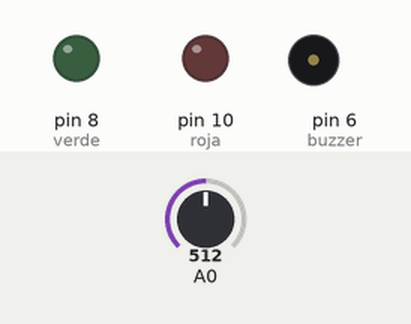
Bench run of a sketch on a simulated Arduino Uno, built with avr-gcc and run on an emulated ATmega328P. Shown: output pins drawn as LEDs (lit = HIGH), buzzer (waves = sounding). Inputs (shaded band) come from the test bench; at power-on: A0 = 512. What the sketch prints to the serial monitor is not drawn.

Above: at 0.07 s.
At 1.3 s:
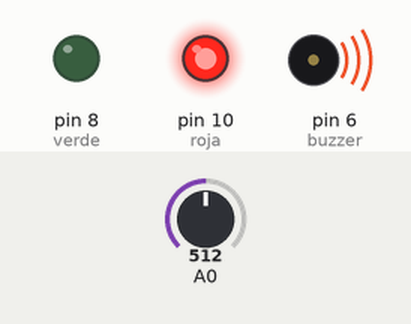
1.4 s: A0 set to 108
3.0 s: A0 set to 95
At 4.7 s:
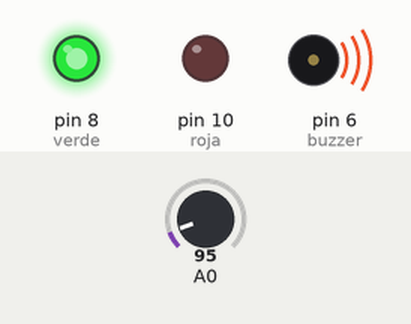
Timing chart, 0 to 6.2 s (numbered marks = the images above; inputs shaded):
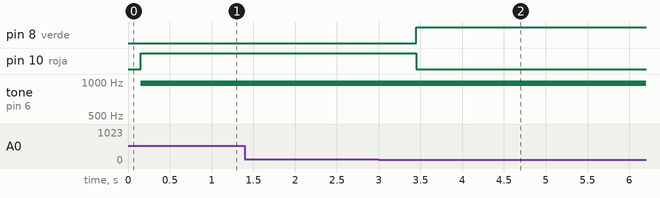

Measured:
- the behaviour switches between 100 and 99 on A0 (found by bisection; images 1 and 2)
- after the input at 1.4 s, every drawn part: stays the same
- after the input at 3.0 s, pin 8 (verde): LOW → HIGH after 0.45 s; pin 10 (roja): HIGH → LOW after 0.45 s

The sketch:

Sensor_de_gas.ino
```cpp
int buzzer = 6;
int verde = 8;
int roja = 10;
int valor = 0;

void setup()
{
 Serial.begin(9600);
 pinMode(buzzer,OUTPUT);
 pinMode(verde,OUTPUT);
 pinMode(roja,OUTPUT);

}

void loop() {

 valor = analogRead(A0);


if(valor<100){

 Serial.print("a");delay(150);
  digitalWrite(verde,HIGH);
  digitalWrite(roja,LOW);
  digitalWrite(buzzer,LOW);
}
else{
   Serial.print("b");delay(150);
  digitalWrite(verde,LOW);
  digitalWrite(roja,HIGH);
  analogWrite(buzzer,250);
  delay(200);
  analogWrite(buzzer,0);
  delay(200);
}


}
```
